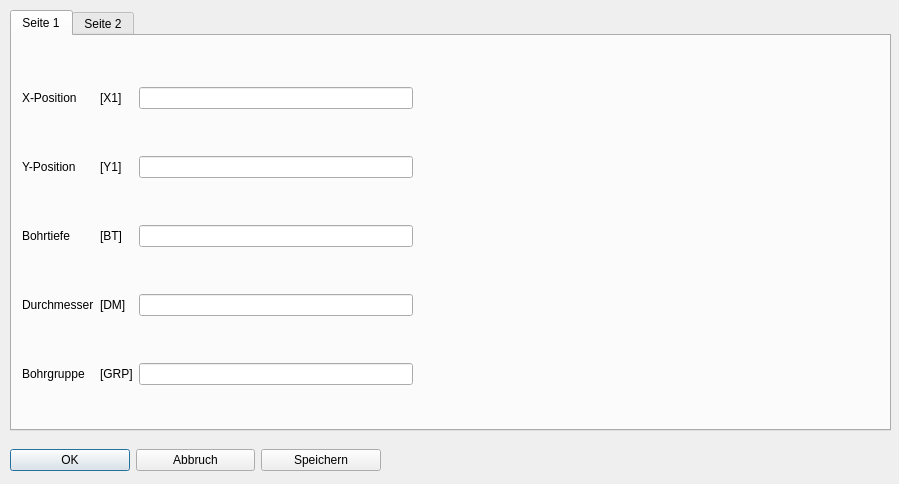
<?xml version="1.0" encoding="UTF-8"?>
<ui version="4.0">
 <class>Dialog_Bohren</class>
 <widget class="QDialog" name="Dialog_Bohren">
  <property name="geometry">
   <rect>
    <x>0</x>
    <y>0</y>
    <width>899</width>
    <height>484</height>
   </rect>
  </property>
  <property name="windowTitle">
   <string>Bohren Durchmesser</string>
  </property>
  <property name="modal">
   <bool>true</bool>
  </property>
  <widget class="QTabWidget" name="tabWidget">
   <property name="geometry">
    <rect>
     <x>10</x>
     <y>10</y>
     <width>881</width>
     <height>421</height>
    </rect>
   </property>
   <property name="currentIndex">
    <number>0</number>
   </property>
   <widget class="QWidget" name="tab">
    <attribute name="title">
     <string>Seite 1</string>
    </attribute>
    <widget class="QWidget" name="layoutWidget">
     <property name="geometry">
      <rect>
       <x>10</x>
       <y>10</y>
       <width>391</width>
       <height>381</height>
      </rect>
     </property>
     <layout class="QGridLayout" name="gridLayout">
      <item row="4" column="2">
       <widget class="QLineEdit" name="lineEdit_grp"/>
      </item>
      <item row="2" column="0">
       <widget class="QLabel" name="label_4">
        <property name="text">
         <string>Bohrtiefe</string>
        </property>
       </widget>
      </item>
      <item row="3" column="1">
       <widget class="QLabel" name="label_9">
        <property name="text">
         <string>[DM]</string>
        </property>
       </widget>
      </item>
      <item row="1" column="1">
       <widget class="QLabel" name="label_7">
        <property name="text">
         <string>[Y1]</string>
        </property>
       </widget>
      </item>
      <item row="4" column="1">
       <widget class="QLabel" name="label_10">
        <property name="text">
         <string>[GRP]</string>
        </property>
       </widget>
      </item>
      <item row="4" column="0">
       <widget class="QLabel" name="label_6">
        <property name="text">
         <string>Bohrgruppe</string>
        </property>
       </widget>
      </item>
      <item row="0" column="1">
       <widget class="QLabel" name="label_2">
        <property name="text">
         <string>[X1]</string>
        </property>
       </widget>
      </item>
      <item row="2" column="1">
       <widget class="QLabel" name="label_8">
        <property name="text">
         <string>[BT]</string>
        </property>
       </widget>
      </item>
      <item row="2" column="2">
       <widget class="QLineEdit" name="lineEdit_boti"/>
      </item>
      <item row="1" column="2">
       <widget class="QLineEdit" name="lineEdit_y1"/>
      </item>
      <item row="1" column="0">
       <widget class="QLabel" name="label_3">
        <property name="text">
         <string>Y-Position</string>
        </property>
       </widget>
      </item>
      <item row="3" column="0">
       <widget class="QLabel" name="label_5">
        <property name="text">
         <string>Durchmesser</string>
        </property>
       </widget>
      </item>
      <item row="3" column="2">
       <widget class="QLineEdit" name="lineEdit_dm"/>
      </item>
      <item row="0" column="2">
       <widget class="QLineEdit" name="lineEdit_x1"/>
      </item>
      <item row="0" column="0">
       <widget class="QLabel" name="label">
        <property name="text">
         <string>X-Position</string>
        </property>
       </widget>
      </item>
     </layout>
    </widget>
    <widget class="QLabel" name="label_bild">
     <property name="geometry">
      <rect>
       <x>410</x>
       <y>10</y>
       <width>461</width>
       <height>381</height>
      </rect>
     </property>
     <property name="text">
      <string/>
     </property>
    </widget>
   </widget>
   <widget class="QWidget" name="tab_2">
    <attribute name="title">
     <string>Seite 2</string>
    </attribute>
    <widget class="QWidget" name="layoutWidget_2">
     <property name="geometry">
      <rect>
       <x>11</x>
       <y>9</y>
       <width>391</width>
       <height>381</height>
      </rect>
     </property>
     <layout class="QGridLayout" name="gridLayout_2">
      <item row="2" column="0">
       <widget class="QLabel" name="label_19">
        <property name="text">
         <string>Restbohrmaß</string>
        </property>
       </widget>
      </item>
      <item row="10" column="2">
       <widget class="QLineEdit" name="lineEdit_afb"/>
      </item>
      <item row="4" column="2">
       <widget class="QLineEdit" name="lineEdit_zsm"/>
      </item>
      <item row="10" column="0">
       <widget class="QLabel" name="label_33">
        <property name="text">
         <string>Ausführbedingung</string>
        </property>
       </widget>
      </item>
      <item row="5" column="2">
       <widget class="QLineEdit" name="lineEdit_n"/>
      </item>
      <item row="9" column="1">
       <widget class="QLabel" name="label_31">
        <property name="text">
         <string>[BEZ]</string>
        </property>
       </widget>
      </item>
      <item row="3" column="2">
       <widget class="QLineEdit" name="lineEdit_bovo"/>
      </item>
      <item row="0" column="2">
       <widget class="QLineEdit" name="lineEdit_anboti"/>
      </item>
      <item row="2" column="1">
       <widget class="QLabel" name="label_20">
        <property name="text">
         <string>[RBM]</string>
        </property>
       </widget>
      </item>
      <item row="7" column="0">
       <widget class="QLabel" name="label_28">
        <property name="text">
         <string>Taste Satz ein (Nein/-1)</string>
        </property>
       </widget>
      </item>
      <item row="1" column="2">
       <widget class="QLineEdit" name="lineEdit_anbovo"/>
      </item>
      <item row="6" column="0">
       <widget class="QLabel" name="label_26">
        <property name="text">
         <string>Messen Seite</string>
        </property>
       </widget>
      </item>
      <item row="6" column="2">
       <widget class="QSpinBox" name="spinBox_messei">
        <property name="minimum">
         <number>0</number>
        </property>
        <property name="maximum">
         <number>5</number>
        </property>
        <property name="value">
         <number>0</number>
        </property>
       </widget>
      </item>
      <item row="7" column="1">
       <widget class="QLabel" name="label_29">
        <property name="text">
         <string>[ZNR]</string>
        </property>
       </widget>
      </item>
      <item row="9" column="2">
       <widget class="QLineEdit" name="lineEdit_bez"/>
      </item>
      <item row="0" column="1">
       <widget class="QLabel" name="label_13">
        <property name="text">
         <string>[ABT]</string>
        </property>
       </widget>
      </item>
      <item row="1" column="1">
       <widget class="QLabel" name="label_18">
        <property name="text">
         <string>[ABV]</string>
        </property>
       </widget>
      </item>
      <item row="6" column="1">
       <widget class="QLabel" name="label_27">
        <property name="text">
         <string>[MEB]</string>
        </property>
       </widget>
      </item>
      <item row="0" column="0">
       <widget class="QLabel" name="label_11">
        <property name="text">
         <string>Anbohrtiefe</string>
        </property>
       </widget>
      </item>
      <item row="5" column="0">
       <widget class="QLabel" name="label_24">
        <property name="text">
         <string>Drehzahl</string>
        </property>
       </widget>
      </item>
      <item row="4" column="0">
       <widget class="QLabel" name="label_12">
        <property name="text">
         <string>Zustellmaß</string>
        </property>
       </widget>
      </item>
      <item row="2" column="2">
       <widget class="QLineEdit" name="lineEdit_reboma"/>
      </item>
      <item row="4" column="1">
       <widget class="QLabel" name="label_23">
        <property name="text">
         <string>[ZSM]</string>
        </property>
       </widget>
      </item>
      <item row="7" column="2">
       <widget class="QSpinBox" name="spinBox_tasatz">
        <property name="minimum">
         <number>-1</number>
        </property>
        <property name="maximum">
         <number>1</number>
        </property>
        <property name="value">
         <number>-1</number>
        </property>
       </widget>
      </item>
      <item row="9" column="0">
       <widget class="QLabel" name="label_30">
        <property name="text">
         <string>Bezeichnung</string>
        </property>
       </widget>
      </item>
      <item row="10" column="1">
       <widget class="QLabel" name="label_32">
        <property name="text">
         <string>[AFB]</string>
        </property>
       </widget>
      </item>
      <item row="3" column="0">
       <widget class="QLabel" name="label_21">
        <property name="text">
         <string>Bohrvorschub</string>
        </property>
       </widget>
      </item>
      <item row="3" column="1">
       <widget class="QLabel" name="label_22">
        <property name="text">
         <string>[BV]</string>
        </property>
       </widget>
      </item>
      <item row="1" column="0">
       <widget class="QLabel" name="label_17">
        <property name="text">
         <string>Anbohrvorschub</string>
        </property>
       </widget>
      </item>
      <item row="5" column="1">
       <widget class="QLabel" name="label_25">
        <property name="text">
         <string>[N]</string>
        </property>
       </widget>
      </item>
      <item row="8" column="0">
       <widget class="QLabel" name="label_14">
        <property name="text">
         <string>Punktlasermodi</string>
        </property>
       </widget>
      </item>
      <item row="8" column="1">
       <widget class="QLabel" name="label_15">
        <property name="text">
         <string>[PLM]</string>
        </property>
       </widget>
      </item>
      <item row="8" column="2">
       <widget class="QSpinBox" name="spinBox_plm">
        <property name="maximum">
         <number>3</number>
        </property>
       </widget>
      </item>
     </layout>
    </widget>
    <widget class="QLabel" name="label_bild_2">
     <property name="geometry">
      <rect>
       <x>410</x>
       <y>10</y>
       <width>461</width>
       <height>381</height>
      </rect>
     </property>
     <property name="text">
      <string/>
     </property>
    </widget>
   </widget>
  </widget>
  <widget class="QWidget" name="layoutWidget_3">
   <property name="geometry">
    <rect>
     <x>10</x>
     <y>440</y>
     <width>371</width>
     <height>41</height>
    </rect>
   </property>
   <layout class="QHBoxLayout" name="horizontalLayout">
    <item>
     <widget class="QPushButton" name="pushButton_ok">
      <property name="text">
       <string>OK</string>
      </property>
     </widget>
    </item>
    <item>
     <widget class="QPushButton" name="pushButton_esc">
      <property name="text">
       <string>Abbruch</string>
      </property>
     </widget>
    </item>
    <item>
     <widget class="QPushButton" name="pushButton_save">
      <property name="text">
       <string>Speichern</string>
      </property>
     </widget>
    </item>
   </layout>
  </widget>
 </widget>
 <tabstops>
  <tabstop>tabWidget</tabstop>
  <tabstop>lineEdit_x1</tabstop>
  <tabstop>lineEdit_y1</tabstop>
  <tabstop>lineEdit_boti</tabstop>
  <tabstop>lineEdit_dm</tabstop>
  <tabstop>lineEdit_grp</tabstop>
  <tabstop>pushButton_ok</tabstop>
  <tabstop>pushButton_esc</tabstop>
  <tabstop>pushButton_save</tabstop>
  <tabstop>lineEdit_anboti</tabstop>
  <tabstop>lineEdit_anbovo</tabstop>
  <tabstop>lineEdit_reboma</tabstop>
  <tabstop>lineEdit_bovo</tabstop>
  <tabstop>lineEdit_zsm</tabstop>
  <tabstop>lineEdit_n</tabstop>
  <tabstop>spinBox_messei</tabstop>
  <tabstop>spinBox_tasatz</tabstop>
  <tabstop>spinBox_plm</tabstop>
  <tabstop>lineEdit_bez</tabstop>
  <tabstop>lineEdit_afb</tabstop>
 </tabstops>
 <resources/>
 <connections/>
</ui>
